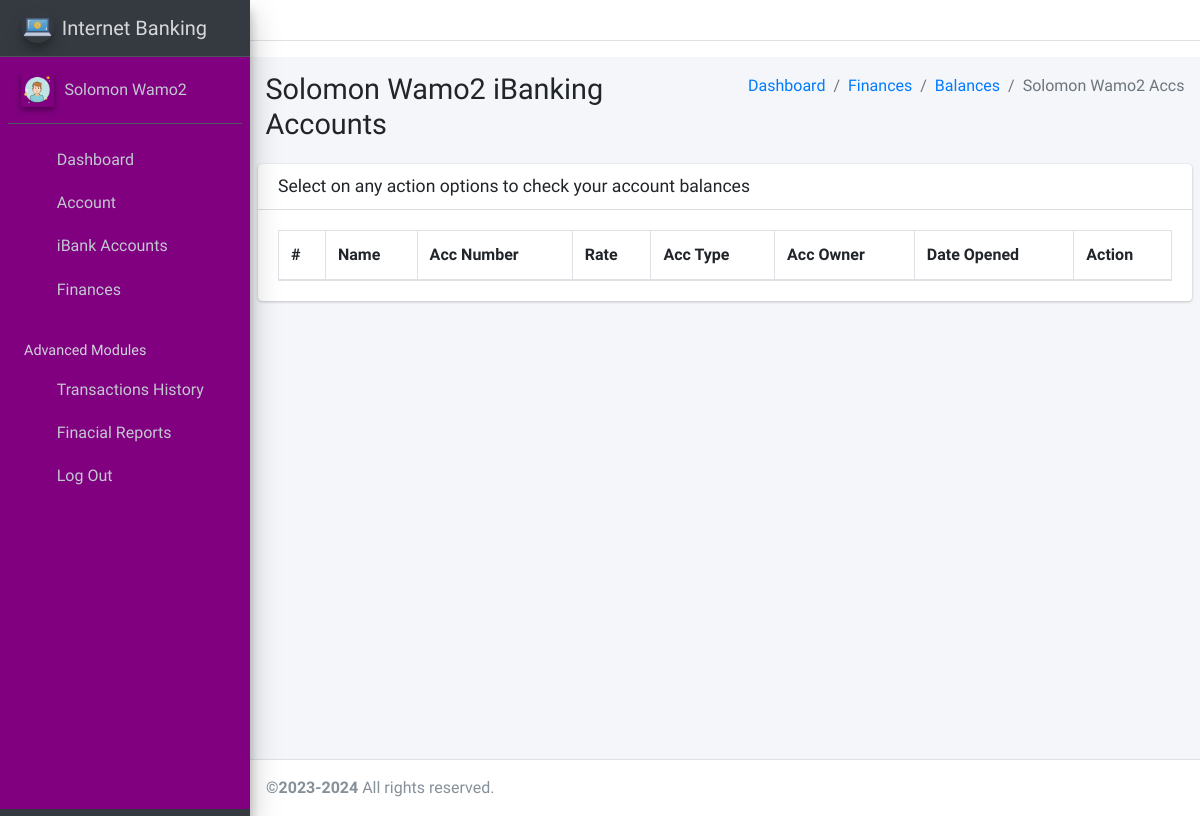
Page /client/pages_view_client_bank_acc.php (signed in) on the committed database.
### tables this page shows
CREATE TABLE `ib_systemsettings` (
  `id` int(20) NOT NULL,
  `sys_name` longtext NOT NULL,
  `sys_tagline` longtext NOT NULL,
  `sys_logo` varchar(200) NOT NULL
);

CREATE TABLE `ib_clients` (
  `client_id` int(11) NOT NULL,
  `name` varchar(200) NOT NULL,
  `national_id` varchar(200) NOT NULL,
  `phone` varchar(200) NOT NULL,
  `address` varchar(200) NOT NULL,
  `email` varchar(200) NOT NULL,
  `password` varchar(200) NOT NULL,
  `profile_pic` varchar(200) NOT NULL,
  `client_number` varchar(200) NOT NULL
);

### client/pages_view_client_bank_acc.php (the view, shortened to what this page needs)
<!DOCTYPE html>
<html>
<?php include("dist/_partials/head.php"); ?>
<body class="hold-transition sidebar-mini layout-fixed layout-navbar-fixed">
    <div class="wrapper">
        <?php include("dist/_partials/nav.php") ?>
        <?php include("dist/_partials/sidebar.php") ?>
        <?php
        $client_id = $_SESSION['client_id'];
        $sel = "SELECT * FROM ib_clients wHERE client_id = ?";
        $stmt = $mysqli->prepare($sel);
        $stmt->bind_param('i', $client_id);
        $stmt->execute();
        $res = $stmt->get_result();
        while ($row = $res->fetch_object()) {
        ?>
            <div class="content-wrapper">
                <section class="content-header">
                    <div class="container-fluid">
                        <div class="row mb-2">
                            <div class="col-sm-6">
                                <h1><?php echo $row->name; ?> iBanking Accounts</h1>
                            </div>
                            <div class="col-sm-6">
                                <ol class="breadcrumb float-sm-right">
                                    <li class="breadcrumb-item"><a href="pages_dashboard.php">Dashboard</a></li>
                                    <li class="breadcrumb-item"><a href="pages_balance_enquiries.php">Finances</a></li>
                                    <li class="breadcrumb-item"><a href="pages_balance_enquiries.php">Balances</a></li>
                                    <li class="breadcrumb-item active"><?php echo $row->name; ?> Accs</li>
                                </ol>
                            </div>
                        </div>
                    </div>
                </section>
                <section class="content">
                    <div class="row">
                        <div class="col-12">
                            <div class="card">
                                <div class="card-header">
                                    <h3 class="card-title">Select on any action options to check your account balances</h3>
                                </div>
                                <div class="card-body">
                                    <table id="example1" class="table table-hover table-bordered table-striped">
                                        <thead>
                                            <tr>
                                                <th>#</th>
                                                <th>Name</th>
                                                <th>Acc Number</th>
                                                <th>Rate</th>
                                                <th>Acc Type</th>
                                                <th>Acc Owner</th>
                                                <th>Date Opened</th>
                                                <th>Action</th>
                                            </tr>
                                        </thead>
                                            <?php
                                            $sel = "SELECT * FROM ib_bankaccounts WHERE account_id =?";
                                            $stmt = $mysqli->prepare($sel);
                                            $stmt->bind_param('i', $account_id);
                                            $stmt->execute();
                                            $res = $stmt->get_result();
                                            ?>
                                    </table>
                                </div>
                            </div>
                        </div>
                    </div>
                </section>
            </div>
        <?php
        }
        ?>
        <?php
        include("./dist/_partials/footer.php");
        ?>
    </div>
</body>
</html>

### client/dist/_partials/sidebar.php (shortened to what this page needs)
<aside class="main-sidebar sidebar-dark-primary elevation-4">
  <?php
  $client_id = $_SESSION['client_id'];
  $ret = "SELECT * FROM  ib_clients  WHERE client_id = ? ";
  $stmt = $mysqli->prepare($ret);
  $stmt->bind_param('i', $client_id);
  $stmt->execute();
  $res = $stmt->get_result();
  while ($row = $res->fetch_object()) {
      $profile_picture = "<img src='../admin/dist/img/user_icon.png' class=' elevation-2' alt='User Image'>
                ";
    $ret = "SELECT * FROM `ib_systemsettings` ";
    $stmt = $mysqli->prepare($ret);
    $stmt->execute();
    $res = $stmt->get_result();
    while ($sys = $res->fetch_object()) {
  ?>
      <a href="pages_dashboard.php" class="brand-link">
        <img src="../admin/dist/img/<?php echo $sys->sys_logo;?>" alt="iBanking Logo" class="brand-image img-circle elevation-3" style="opacity: .8">
        <span class="brand-text font-weight-light"><?php echo $sys->sys_name;?></span>
      </a>
      <div class="sidebar" style="background-color: purple;">
        <div class="user-panel mt-3 pb-3 mb-3 d-flex">
          <div class="image">
            <?php echo $profile_picture; ?>
          </div>
          <div class="info">
            <a href="#" class="d-block"><?php echo $row->name; ?></a>
          </div>
        </div>
        <nav class="mt-2">
          <ul class="nav nav-pills nav-sidebar flex-column" data-widget="treeview" role="menu" data-accordion="false">
            <li class="nav-item has-treeview">
              <a href="pages_dashboard.php" class="nav-link">
                <i class="nav-icon fas fa-tachometer-alt"></i>
                <p>
                  Dashboard
                </p>
              </a>
            </li>
            <li class="nav-item">
              <a href="pages_account.php" class="nav-link">
                <i class="nav-icon fas fa-user-tie"></i>
                <p>
                  Account
                </p>
              </a>
            </li>
            <li class="nav-item has-treeview">
              <a href="#" class="nav-link">
                <i class="nav-icon fas fa-briefcase"></i>
                <p>
                  iBank Accounts
                  <i class="fas fa-angle-left right"></i>
                </p>
              </a>
            </li>
            <li class="nav-item has-treeview">
              <a href="#" class="nav-link">
                <i class="nav-icon fas fa-dollar-sign"></i>
                <p>
                  Finances
                  <i class="fas fa-angle-left right"></i>
                </p>
              </a>
            </li>
            <li class="nav-header">Advanced Modules</li>
            <li class="nav-item">
              <a href="pages_transactions_engine.php" class="nav-link">
                <i class="nav-icon fas fa-exchange-alt"></i>
                <p>
                  Transactions History
                </p>
              </a>
            </li>
            <li class="nav-item has-treeview">
              <a href="#" class="nav-link">
                <i class="nav-icon fas fa-file-invoice-dollar"></i>
                <p>
                  Finacial Reports
                  <i class="fas fa-angle-left right"></i>
                </p>
              </a>
            </li>
            <li class="nav-item">
              <a href="pages_logout.php" class="nav-link">
                <i class="nav-icon fas fa-power-off"></i>
                <p>
                  Log Out
                </p>
              </a>
            </li>
          </ul>
        </nav>
      </div>
</aside>
<?php
    }
  } ?>

### client/dist/_partials/footer.php (shortened to what this page needs)
<?php
$sel = "SELECT * FROM `ib_systemsettings`";
$stmt = $mysqli->prepare($sel);
$stmt->execute();
$res = $stmt->get_result();
while ($sys = $res->fetch_object()) {
    ?>
<footer class = "main-footer">
    <strong>&copy;2023-<?php echo date('Y');?></strong>
    All rights reserved.
</footer>
<?php } ?>

### rows in the picture
ib_clients: name "Solomon Wamo2"
ib_systemsettings: sys_logo (picture), sys_name "Internet Banking"
